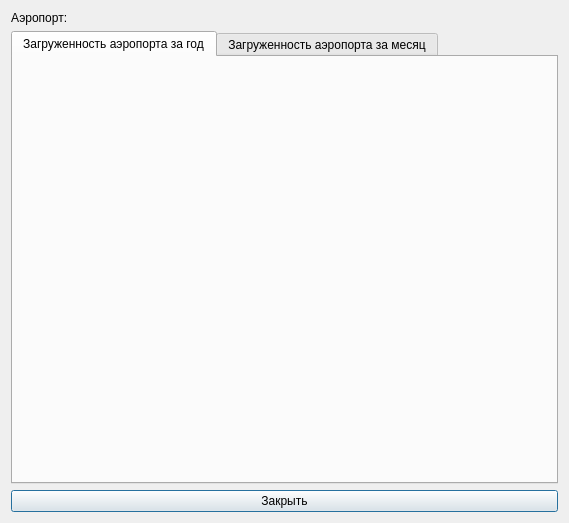
<?xml version="1.0" encoding="UTF-8"?>
<ui version="4.0">
 <class>GraphicWindow</class>
 <widget class="QDialog" name="GraphicWindow">
  <property name="geometry">
   <rect>
    <x>0</x>
    <y>0</y>
    <width>569</width>
    <height>523</height>
   </rect>
  </property>
  <property name="windowTitle">
   <string>Загруженность</string>
  </property>
  <layout class="QVBoxLayout" name="verticalLayout">
   <item>
    <widget class="QLabel" name="lb_airport">
     <property name="text">
      <string>Аэропорт:</string>
     </property>
    </widget>
   </item>
   <item>
    <widget class="QTabWidget" name="tabWidget">
     <property name="tabletTracking">
      <bool>false</bool>
     </property>
     <property name="layoutDirection">
      <enum>Qt::LeftToRight</enum>
     </property>
     <property name="autoFillBackground">
      <bool>false</bool>
     </property>
     <property name="styleSheet">
      <string notr="true">QTabWidget:tab-bar {alignment: center;}</string>
     </property>
     <property name="tabPosition">
      <enum>QTabWidget::North</enum>
     </property>
     <property name="tabShape">
      <enum>QTabWidget::Rounded</enum>
     </property>
     <property name="currentIndex">
      <number>0</number>
     </property>
     <property name="elideMode">
      <enum>Qt::ElideNone</enum>
     </property>
     <property name="movable">
      <bool>false</bool>
     </property>
     <property name="tabBarAutoHide">
      <bool>false</bool>
     </property>
     <widget class="QWidget" name="tab_graphicYear">
      <attribute name="title">
       <string>Загруженность аэропорта за год</string>
      </attribute>
      <layout class="QVBoxLayout" name="verticalLayout_2">
       <item>
        <widget class="QCustomPlot" name="cusPlot_year" native="true"/>
       </item>
      </layout>
     </widget>
     <widget class="QWidget" name="tab_graphicMonth">
      <attribute name="title">
       <string>Загруженность аэропорта за месяц</string>
      </attribute>
      <layout class="QVBoxLayout" name="verticalLayout_3">
       <item>
        <widget class="QComboBox" name="cb_month">
         <property name="maximumSize">
          <size>
           <width>150</width>
           <height>16777215</height>
          </size>
         </property>
        </widget>
       </item>
       <item>
        <widget class="QCustomPlot" name="cusPlot_day" native="true"/>
       </item>
      </layout>
     </widget>
    </widget>
   </item>
   <item>
    <widget class="QPushButton" name="pb_exit">
     <property name="text">
      <string>Закрыть</string>
     </property>
    </widget>
   </item>
  </layout>
 </widget>
 <customwidgets>
  <customwidget>
   <class>QCustomPlot</class>
   <extends>QWidget</extends>
   <header>qcustomplot.h</header>
   <container>1</container>
  </customwidget>
 </customwidgets>
 <resources/>
 <connections/>
</ui>
